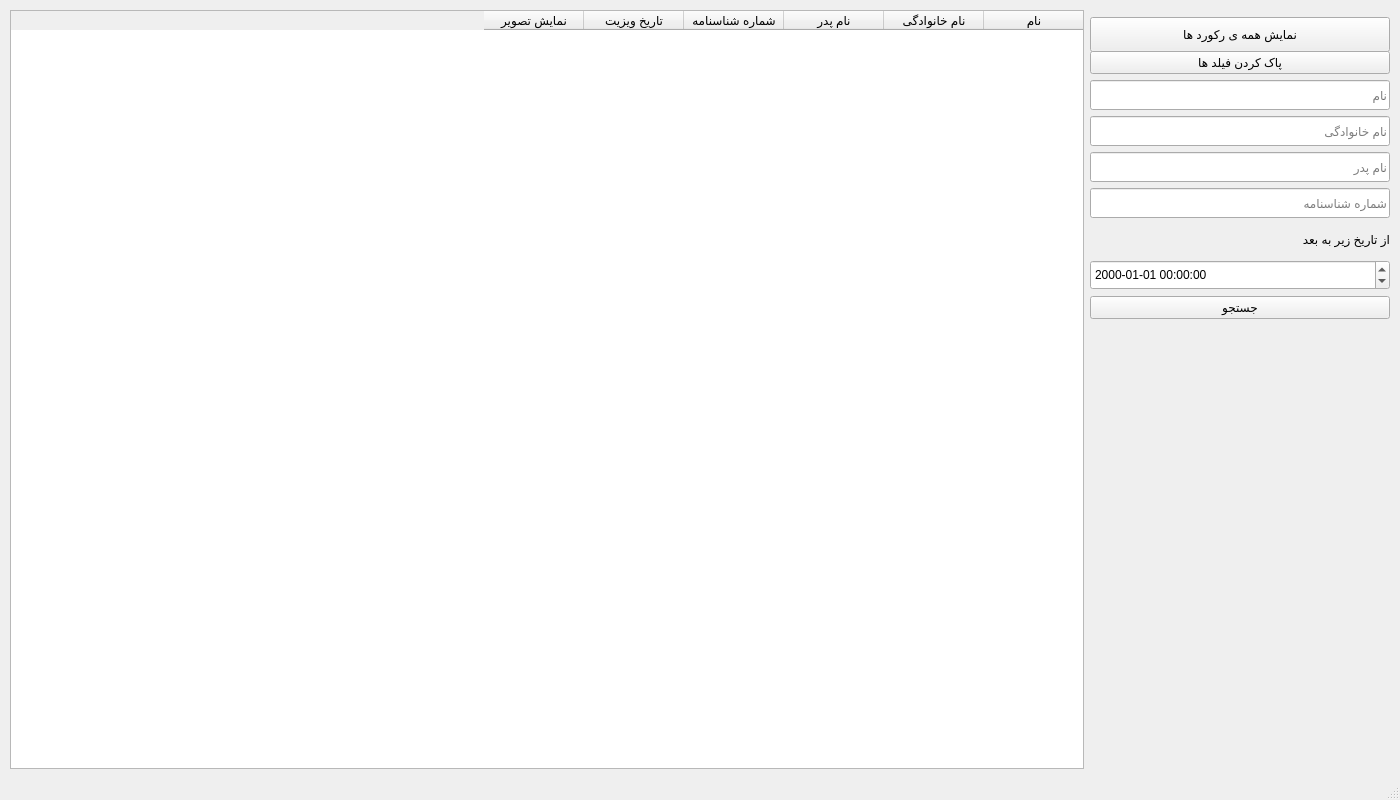
<?xml version="1.0" encoding="UTF-8"?>
<ui version="4.0">
 <class>MainWindow</class>
 <widget class="QMainWindow" name="MainWindow">
  <property name="geometry">
   <rect>
    <x>0</x>
    <y>0</y>
    <width>1400</width>
    <height>800</height>
   </rect>
  </property>
  <property name="sizePolicy">
   <sizepolicy hsizetype="MinimumExpanding" vsizetype="MinimumExpanding">
    <horstretch>0</horstretch>
    <verstretch>0</verstretch>
   </sizepolicy>
  </property>
  <property name="minimumSize">
   <size>
    <width>0</width>
    <height>0</height>
   </size>
  </property>
  <property name="windowTitle">
   <string>MainWindow</string>
  </property>
  <widget class="QWidget" name="centralwidget">
   <layout class="QHBoxLayout" name="horizontalLayout">
    <property name="leftMargin">
     <number>10</number>
    </property>
    <property name="topMargin">
     <number>10</number>
    </property>
    <property name="rightMargin">
     <number>10</number>
    </property>
    <item>
     <layout class="QVBoxLayout" name="verticalLayout_2">
      <item>
       <widget class="QTableWidget" name="tableWidget">
        <property name="layoutDirection">
         <enum>Qt::RightToLeft</enum>
        </property>
        <property name="textElideMode">
         <enum>Qt::ElideRight</enum>
        </property>
        <column>
         <property name="text">
          <string>نام</string>
         </property>
        </column>
        <column>
         <property name="text">
          <string>نام خانوادگی</string>
         </property>
        </column>
        <column>
         <property name="text">
          <string>نام پدر</string>
         </property>
        </column>
        <column>
         <property name="text">
          <string>شماره شناسنامه</string>
         </property>
        </column>
        <column>
         <property name="text">
          <string>تاریخ ویزیت</string>
         </property>
        </column>
        <column>
         <property name="text">
          <string>نمایش تصویر</string>
         </property>
        </column>
       </widget>
      </item>
     </layout>
    </item>
    <item>
     <layout class="QVBoxLayout" name="verticalLayout">
      <item>
       <widget class="QPushButton" name="show_all">
        <property name="sizePolicy">
         <sizepolicy hsizetype="Fixed" vsizetype="Fixed">
          <horstretch>0</horstretch>
          <verstretch>0</verstretch>
         </sizepolicy>
        </property>
        <property name="minimumSize">
         <size>
          <width>300</width>
          <height>35</height>
         </size>
        </property>
        <property name="maximumSize">
         <size>
          <width>16777215</width>
          <height>20</height>
         </size>
        </property>
        <property name="text">
         <string>نمایش همه ی رکورد ها</string>
        </property>
       </widget>
      </item>
      <item>
       <widget class="QPushButton" name="clearField">
        <property name="text">
         <string>پاک کردن فیلد ها</string>
        </property>
       </widget>
      </item>
      <item>
       <widget class="QLineEdit" name="first_name">
        <property name="sizePolicy">
         <sizepolicy hsizetype="Fixed" vsizetype="Fixed">
          <horstretch>0</horstretch>
          <verstretch>0</verstretch>
         </sizepolicy>
        </property>
        <property name="minimumSize">
         <size>
          <width>300</width>
          <height>30</height>
         </size>
        </property>
        <property name="placeholderText">
         <string>نام</string>
        </property>
       </widget>
      </item>
      <item>
       <widget class="QLineEdit" name="last_name">
        <property name="sizePolicy">
         <sizepolicy hsizetype="Fixed" vsizetype="Fixed">
          <horstretch>0</horstretch>
          <verstretch>0</verstretch>
         </sizepolicy>
        </property>
        <property name="minimumSize">
         <size>
          <width>300</width>
          <height>30</height>
         </size>
        </property>
        <property name="placeholderText">
         <string>نام خانوادگی</string>
        </property>
       </widget>
      </item>
      <item>
       <widget class="QLineEdit" name="father_name">
        <property name="sizePolicy">
         <sizepolicy hsizetype="Fixed" vsizetype="Fixed">
          <horstretch>0</horstretch>
          <verstretch>0</verstretch>
         </sizepolicy>
        </property>
        <property name="minimumSize">
         <size>
          <width>300</width>
          <height>30</height>
         </size>
        </property>
        <property name="placeholderText">
         <string>نام پدر</string>
        </property>
       </widget>
      </item>
      <item>
       <widget class="QLineEdit" name="pass_id">
        <property name="sizePolicy">
         <sizepolicy hsizetype="Fixed" vsizetype="Fixed">
          <horstretch>0</horstretch>
          <verstretch>0</verstretch>
         </sizepolicy>
        </property>
        <property name="minimumSize">
         <size>
          <width>300</width>
          <height>30</height>
         </size>
        </property>
        <property name="placeholderText">
         <string>شماره شناسنامه</string>
        </property>
       </widget>
      </item>
      <item>
       <widget class="QLabel" name="label_2">
        <property name="sizePolicy">
         <sizepolicy hsizetype="Minimum" vsizetype="Fixed">
          <horstretch>0</horstretch>
          <verstretch>0</verstretch>
         </sizepolicy>
        </property>
        <property name="minimumSize">
         <size>
          <width>30</width>
          <height>30</height>
         </size>
        </property>
        <property name="text">
         <string>از تاریخ زیر به بعد</string>
        </property>
       </widget>
      </item>
      <item>
       <widget class="QDateTimeEdit" name="visit_date">
        <property name="sizePolicy">
         <sizepolicy hsizetype="Fixed" vsizetype="Fixed">
          <horstretch>0</horstretch>
          <verstretch>0</verstretch>
         </sizepolicy>
        </property>
        <property name="minimumSize">
         <size>
          <width>300</width>
          <height>30</height>
         </size>
        </property>
        <property name="displayFormat">
         <string>yyyy-MM-dd hh:mm:ss</string>
        </property>
       </widget>
      </item>
      <item>
       <widget class="QPushButton" name="search">
        <property name="sizePolicy">
         <sizepolicy hsizetype="Fixed" vsizetype="Fixed">
          <horstretch>0</horstretch>
          <verstretch>0</verstretch>
         </sizepolicy>
        </property>
        <property name="minimumSize">
         <size>
          <width>300</width>
          <height>0</height>
         </size>
        </property>
        <property name="text">
         <string>جستجو</string>
        </property>
       </widget>
      </item>
      <item>
       <widget class="QLabel" name="label">
        <property name="text">
         <string/>
        </property>
       </widget>
      </item>
     </layout>
    </item>
   </layout>
  </widget>
  <widget class="QMenuBar" name="menubar">
   <property name="geometry">
    <rect>
     <x>0</x>
     <y>0</y>
     <width>1400</width>
     <height>26</height>
    </rect>
   </property>
  </widget>
  <widget class="QStatusBar" name="statusbar"/>
 </widget>
 <resources/>
 <connections/>
</ui>
